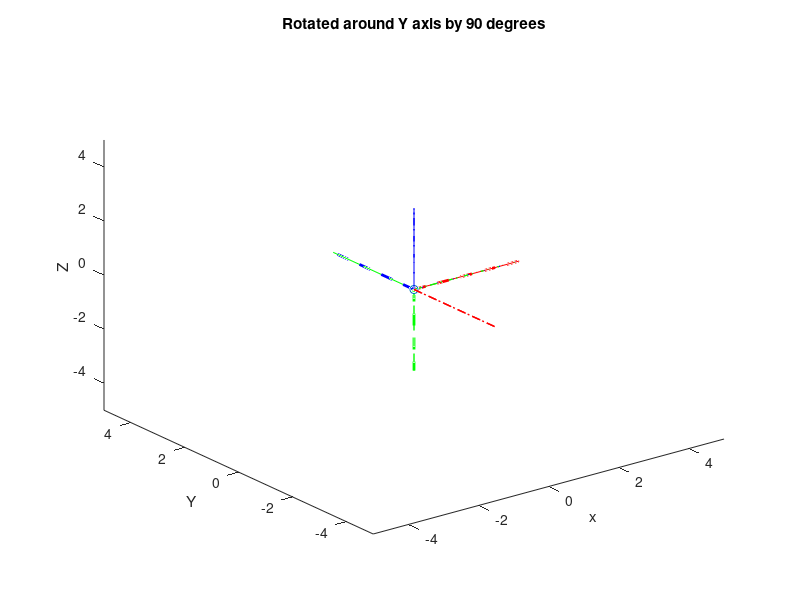

This figure's MATLAB source:
clear all;

XYZ_Origin = [0 0 0];
XYZ =[3 0 0; 0 3 0; 0 0 3];

alp = 90; % Rotate around X Axis
bet = 90; % Rotate around Y Axis
gam = 90; % Rotate around Z Axis

% 3 plots in 1 figure 
figure;
plot3(XYZ_Origin(1),XYZ_Origin(2),XYZ_Origin(3),'o');
hold on
    
vecx = [XYZ_Origin; XYZ(1,:)];
vecy = [XYZ_Origin; XYZ(2,:)];
vecz = [XYZ_Origin; XYZ(3,:)];

plot3(vecx(:,1),vecx(:,2),vecx(:,3),'r', 'LineWidth',0.5);
plot3(vecy(:,1),vecy(:,2),vecy(:,3),'g', 'LineWidth',0.5);
plot3(vecz(:,1),vecz(:,2),vecz(:,3),'b', 'LineWidth',0.5);

xlabel(' x ');
ylabel(' Y ');
zlabel(' Z ');
xlim([-5 5])
ylim([-5 5])
zlim([-5 5])
title('Rotating sequence Z-X-Y around moving frame')


pause(8)
disp('Rotating around Z axis')

R_X = [1 0 0; 0 cosd(alp) -sind(alp); 0 sind(alp) cosd(alp)];
R_Y = [cosd(bet) 0 sind(bet) ; 0 1 0; -sind(bet) 0 cosd(bet)];
R_Z = [cosd(gam) -sind(gam) 0; sind(gam) cosd(gam) 0; 0 0 1];

% vect1 = [XYZ_Origin;3 5 3];
% plot3(vect1(:,1),vect1(:,2),vect1(:,3),'-.c', 'LineWidth',0.5);
% 
% vectx1 = cross(vect1, vecx);
% plot3(vectx1(:,1),vectx1(:,2),vectx1(:,3),'y', 'LineWidth',0.5);


% R_Mat = R_Z*R_Y*R_X
for i = 1:3
    if i == 1
        z = R_Z * XYZ;

        vecx = [XYZ_Origin; z(1,:)];
        vecy = [XYZ_Origin; z(2,:)];
        vecz = [XYZ_Origin; z(3,:)];

        plot3(vecx(:,1),vecx(:,2),vecx(:,3),'-.r', 'LineWidth',1);
        plot3(vecy(:,1),vecy(:,2),vecy(:,3),'-.g', 'LineWidth',1);
        plot3(vecz(:,1),vecz(:,2),vecz(:,3),'-.b', 'LineWidth',1);
        disp('Rotating around x Axis')
        title('Rotated around Z axis by 90 degrees')
        disp(z)
        pause(8)
    end
    if i == 2
        z = R_X * z;

        vecx = [XYZ_Origin; z(1,:)];
        vecy = [XYZ_Origin; z(2,:)];
        vecz = [XYZ_Origin; z(3,:)];

        plot3(vecx(:,1),vecx(:,2),vecx(:,3),'--r', 'LineWidth',1);
        plot3(vecy(:,1),vecy(:,2),vecy(:,3),'--g', 'LineWidth',1);
        plot3(vecz(:,1),vecz(:,2),vecz(:,3),'--b', 'LineWidth',1);
        disp('Rotating around Y Axis')
        title('Rotated around X axis by 90 degrees')
        disp(z)
        pause(8)
    end
    if i == 3
        z = R_Y * z;

        vecx = [XYZ_Origin; z(1,:)];
        vecy = [XYZ_Origin; z(2,:)];
        vecz = [XYZ_Origin; z(3,:)];

        plot3(vecx(:,1),vecx(:,2),vecx(:,3),'--r', 'LineWidth',2);
        plot3(vecy(:,1),vecy(:,2),vecy(:,3),'--g', 'LineWidth',2);
        plot3(vecz(:,1),vecz(:,2),vecz(:,3),'--b', 'LineWidth',2);
        title('Rotated around Y axis by 90 degrees')
        disp(z)
    end
   
end